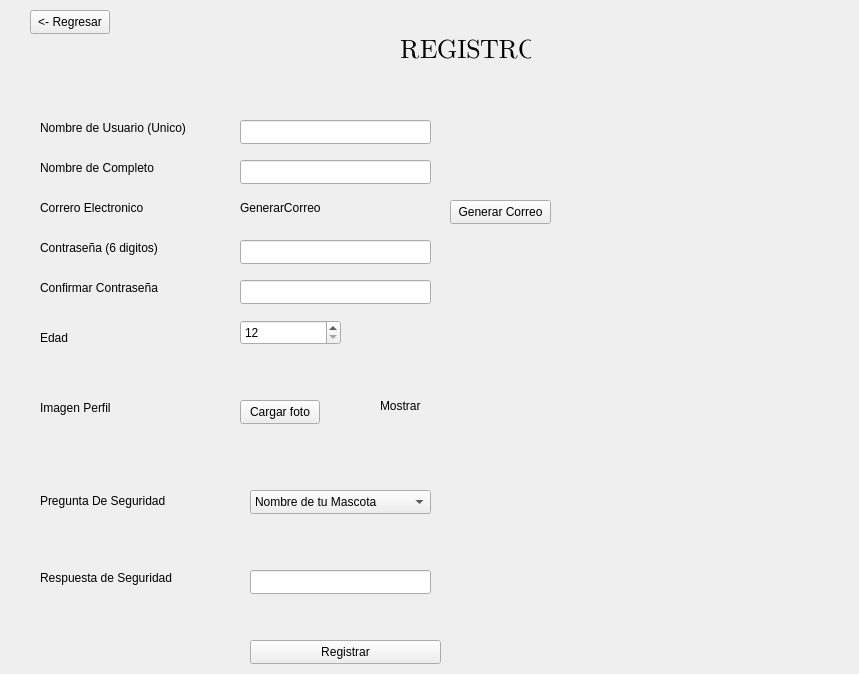
<?xml version="1.0" encoding="UTF-8"?>
<ui version="4.0">
 <class>Registro</class>
 <widget class="QWidget" name="Registro">
  <property name="geometry">
   <rect>
    <x>0</x>
    <y>0</y>
    <width>859</width>
    <height>674</height>
   </rect>
  </property>
  <property name="windowTitle">
   <string>Form</string>
  </property>
  <widget class="QLabel" name="label">
   <property name="geometry">
    <rect>
     <x>40</x>
     <y>120</y>
     <width>151</width>
     <height>16</height>
    </rect>
   </property>
   <property name="text">
    <string>Nombre de Usuario (Unico)</string>
   </property>
  </widget>
  <widget class="QLabel" name="label_2">
   <property name="geometry">
    <rect>
     <x>40</x>
     <y>160</y>
     <width>121</width>
     <height>16</height>
    </rect>
   </property>
   <property name="text">
    <string>Nombre de Completo</string>
   </property>
  </widget>
  <widget class="QLabel" name="label_3">
   <property name="geometry">
    <rect>
     <x>40</x>
     <y>240</y>
     <width>131</width>
     <height>16</height>
    </rect>
   </property>
   <property name="text">
    <string>Contraseña (6 digitos)</string>
   </property>
  </widget>
  <widget class="QLabel" name="label_4">
   <property name="geometry">
    <rect>
     <x>40</x>
     <y>200</y>
     <width>141</width>
     <height>16</height>
    </rect>
   </property>
   <property name="text">
    <string>Correro Electronico</string>
   </property>
  </widget>
  <widget class="QLabel" name="label_5">
   <property name="geometry">
    <rect>
     <x>40</x>
     <y>280</y>
     <width>141</width>
     <height>16</height>
    </rect>
   </property>
   <property name="text">
    <string>Confirmar Contraseña</string>
   </property>
  </widget>
  <widget class="QLabel" name="label_6">
   <property name="geometry">
    <rect>
     <x>40</x>
     <y>400</y>
     <width>131</width>
     <height>16</height>
    </rect>
   </property>
   <property name="text">
    <string>Imagen Perfil</string>
   </property>
  </widget>
  <widget class="QLabel" name="label_7">
   <property name="geometry">
    <rect>
     <x>40</x>
     <y>330</y>
     <width>121</width>
     <height>16</height>
    </rect>
   </property>
   <property name="text">
    <string>Edad</string>
   </property>
  </widget>
  <widget class="QLabel" name="label_8">
   <property name="geometry">
    <rect>
     <x>40</x>
     <y>570</y>
     <width>141</width>
     <height>16</height>
    </rect>
   </property>
   <property name="text">
    <string>Respuesta de Seguridad</string>
   </property>
  </widget>
  <widget class="QLabel" name="label_9">
   <property name="geometry">
    <rect>
     <x>40</x>
     <y>490</y>
     <width>141</width>
     <height>21</height>
    </rect>
   </property>
   <property name="text">
    <string>Pregunta De Seguridad</string>
   </property>
  </widget>
  <widget class="QLineEdit" name="txtUsuario">
   <property name="geometry">
    <rect>
     <x>240</x>
     <y>120</y>
     <width>191</width>
     <height>24</height>
    </rect>
   </property>
  </widget>
  <widget class="QLineEdit" name="txtNombreCompleto">
   <property name="geometry">
    <rect>
     <x>240</x>
     <y>160</y>
     <width>191</width>
     <height>24</height>
    </rect>
   </property>
  </widget>
  <widget class="QLineEdit" name="txtContrasena">
   <property name="geometry">
    <rect>
     <x>240</x>
     <y>240</y>
     <width>191</width>
     <height>24</height>
    </rect>
   </property>
   <property name="echoMode">
    <enum>QLineEdit::EchoMode::Password</enum>
   </property>
  </widget>
  <widget class="QLineEdit" name="txtConfirmar">
   <property name="geometry">
    <rect>
     <x>240</x>
     <y>280</y>
     <width>191</width>
     <height>24</height>
    </rect>
   </property>
   <property name="echoMode">
    <enum>QLineEdit::EchoMode::Password</enum>
   </property>
  </widget>
  <widget class="QSpinBox" name="spnEdad">
   <property name="geometry">
    <rect>
     <x>240</x>
     <y>320</y>
     <width>101</width>
     <height>25</height>
    </rect>
   </property>
   <property name="minimum">
    <number>12</number>
   </property>
  </widget>
  <widget class="QLabel" name="lblAvatar">
   <property name="geometry">
    <rect>
     <x>380</x>
     <y>350</y>
     <width>181</width>
     <height>111</height>
    </rect>
   </property>
   <property name="text">
    <string>Mostrar</string>
   </property>
  </widget>
  <widget class="QPushButton" name="btnCargarAvatar">
   <property name="geometry">
    <rect>
     <x>240</x>
     <y>400</y>
     <width>80</width>
     <height>24</height>
    </rect>
   </property>
   <property name="text">
    <string>Cargar foto</string>
   </property>
  </widget>
  <widget class="QComboBox" name="cbmPregunta">
   <property name="geometry">
    <rect>
     <x>250</x>
     <y>490</y>
     <width>181</width>
     <height>24</height>
    </rect>
   </property>
   <item>
    <property name="text">
     <string>Nombre de tu Mascota</string>
    </property>
   </item>
   <item>
    <property name="text">
     <string>Futbolista Favorito</string>
    </property>
   </item>
   <item>
    <property name="text">
     <string>Equipo de Futbol Favorito</string>
    </property>
   </item>
  </widget>
  <widget class="QLineEdit" name="txtRespuesta">
   <property name="geometry">
    <rect>
     <x>250</x>
     <y>570</y>
     <width>181</width>
     <height>24</height>
    </rect>
   </property>
  </widget>
  <widget class="QPushButton" name="btnRegistrar">
   <property name="geometry">
    <rect>
     <x>250</x>
     <y>640</y>
     <width>191</width>
     <height>24</height>
    </rect>
   </property>
   <property name="text">
    <string>Registrar</string>
   </property>
  </widget>
  <widget class="QLabel" name="label_11">
   <property name="geometry">
    <rect>
     <x>400</x>
     <y>30</y>
     <width>131</width>
     <height>41</height>
    </rect>
   </property>
   <property name="font">
    <font>
     <family>Segoe UI Emoji</family>
     <pointsize>20</pointsize>
    </font>
   </property>
   <property name="text">
    <string>REGISTRO</string>
   </property>
  </widget>
  <widget class="QPushButton" name="btnLog">
   <property name="geometry">
    <rect>
     <x>30</x>
     <y>10</y>
     <width>80</width>
     <height>24</height>
    </rect>
   </property>
   <property name="text">
    <string>&lt;- Regresar</string>
   </property>
  </widget>
  <widget class="QPushButton" name="btnGenerarCorreo">
   <property name="geometry">
    <rect>
     <x>450</x>
     <y>200</y>
     <width>101</width>
     <height>24</height>
    </rect>
   </property>
   <property name="text">
    <string>Generar Correo</string>
   </property>
  </widget>
  <widget class="QLabel" name="lblcorreo">
   <property name="geometry">
    <rect>
     <x>240</x>
     <y>200</y>
     <width>191</width>
     <height>16</height>
    </rect>
   </property>
   <property name="text">
    <string>GenerarCorreo</string>
   </property>
  </widget>
 </widget>
 <resources/>
 <connections/>
</ui>
